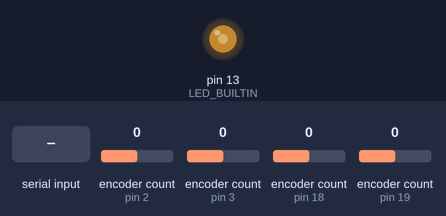
Recording of a sketch running on a simulated Arduino Mega 2560, built with avr-gcc and run on an emulated ATmega2560. On the bench: output pins drawn as LEDs (lit = HIGH). The test bench sets the inputs (shaded band); at power-on: encoder count (sensors on pin 2, pin 3, pin 18, pin 19) 0. EEPROM starts erased; what the sketch prints to the serial monitor is not drawn.

Above: at 1.2 s.
1.3 s: "r" received over Serial
4.3 s: encoder count (sensor on pin 2) set to 1
7.3 s: encoder count (sensor on pin 3) set to 1
10.3 s: encoder count (sensor on pin 18) set to 1
13.3 s: encoder count (sensor on pin 19) set to 1
16.3 s: encoder count (sensor on pin 2) set to 2
Timing chart, 0 to 20.3 s (numbered marks = the images above; inputs shaded):
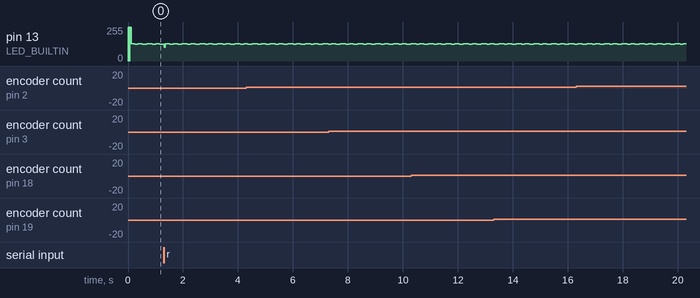

The sketch:

pidControl.ino
```cpp
#include <EEPROM.h>
#include <Encoder.h>
#include <Wire.h> // Arduino Wire library is required if I2Cdev I2CDEV_ARDUINO_WIRE implementation is used in I2Cdev.h
#include <Adafruit_MotorShield.h>
#include "utility/Adafruit_PWMServoDriver.h"

// misc variables
// #define DEBUG
bool spew = true;
bool driving = true;
bool blinkState = false;
unsigned char loopDuration = 10; // loop should last as close to x milliseconds as possible
unsigned long nextLoop = 0;
unsigned char j; // loop counter
static union {
  unsigned long currTime;
  byte currTimeBytes[4];
};
#define getSign(x) (x > 0) - (x < 0)

// encoder variables
// Change these two numbers to the pins connected to your encoder.
//   Best Performance: both pins have interrupt capability
//   Good Performance: only the first pin has interrupt capability
//   Low Performance:  neither pin has interrupt capability
Encoder enc0(2,10);
Encoder enc1(3,12);
Encoder enc2(18,16);
Encoder enc3(19,17);

// serial variables
HardwareSerial & sysSer = Serial3;
char inChar;

// encoder variables
long enc0old  = -999;
long enc1old = -999;
long enc2old = -999;
long enc3old = -999;
long enc0new = enc0.read();
long enc1new = enc1.read();
long enc2new = enc2.read();
long enc3new = enc3.read();

// motor variables
char mOutNames[] = {'a', 'b', 'c', 'd'};
int mOutVals[4];
double deadZone = 0.4;

// controller variables
const unsigned char numC = 14;
double constants[numC];
// a, b, c, d, e, k_p, P_phi, I_phi, D_phi, P_psi, I_psi, D_psi rollPsiSet pitchPsiSet
const char inChars[] = {'a', 'b', 'c', 'd', 'e', 'k', 'P','I','D','R','Y','H','r','p'};

// PITCH
// PSI
double pitchPsi = 0;
double pitchPsiSet = 0;
double pitchPsiError = 0, pitchPsiErrorLast1 = 0;
double pitchPsiErrorDeriv = 0;
// PHI -- set is always 0
double pitchPhi = 0;
double pitchPhiError = 0, pitchPhiErrorLast1 = 0, pitchPhiErrorLast2 = 0;
double pitchPhiErrorDeriv = 0;
double pitchPhiErrorInteg = 0;
// Commands / Voltages
double pitchVp = 0, pitchVpLast1 = 0, pitchVpLast2 = 0;
double pitchVv = 0;
double pitchVa = 0;

// ROLL
// PSI
double rollPsi = 0;
double rollPsiSet = 0;
double rollPsiError = 0, rollPsiErrorLast1 = 0;
double rollPsiErrorDeriv = 0;
// PHI -- set is always 0
double rollPhi = 0;
double rollPhiError = 0, rollPhiErrorLast1 = 0, rollPhiErrorLast2 = 0;
double rollPhiErrorDeriv = 0;
double rollPhiErrorInteg = 0;
// Commands / Voltages
double rollVp = 0, rollVpLast1 = 0, rollVpLast2 = 0;
double rollVv = 0;
double rollVa = 0;

// pointers to the values we're sending out for logging
double* outVals[] = {&pitchPsi, &pitchPhi, &pitchVa, &rollPsi, &rollPhi, &rollVa};

void setup() {
  sysSer.setTimeout(2);
  Serial.setTimeout(2);

  // initialize serial communication
  Serial.begin(250000);
  // sysSer.begin(250000);
  sysSer.begin(125000); // slower serial because optoisolator sucks
  stopMotors(); // kills motors

  // configure Arduino LED for heartbeat
  pinMode(LED_BUILTIN, OUTPUT);

  for (j = 0; j < numC; ++j) constants[j] = EEPROM_readDouble(4*j);

  nextLoop = millis() + loopDuration;
}

// long long startTime = 0;

void loop() {
  currTime = millis();
  if (currTime > nextLoop) {
    // startTime = micros();
    nextLoop += loopDuration;

    // blink LED to indicate activity
    blinkState = !blinkState;
    digitalWrite(LED_BUILTIN, blinkState);

    // takes 5.5 ms for accelerometer to get new data
    while (sysSer.available()) {
      inChar = sysSer.read();
      if (inChar == 'r') rollPhi = sysSer.parseFloat();
      else if (inChar == 'p') pitchPhi = sysSer.parseFloat();
    }

    // read constants from serial
    while (Serial.available()) {
      inChar = Serial.read();
      for (j = 0; j < numC; ++j) if (inChar == inChars[j]) EEPROM_writeDouble(j*4, constants[j] = Serial.parseFloat());
      if (inChar == 'z') {
        Serial.println();
        for (j = 0; j < numC; ++j) { Serial.print(inChars[j]); Serial.print("\t"); }
        Serial.println();
        for (j = 0; j < numC; ++j) { Serial.print(constants[j], 3); Serial.print("\t"); }
        Serial.println();
      }
      if (inChar == 'w') {
        spew = !spew;
      }
      if (inChar == 'x') {
        driving = !driving;
      }
    }

    // calculate phi errors
    rollPhiError = 0 - rollPhi;
    pitchPhiError = 0 - pitchPhi;

    if (abs(rollPhiError - rollPhiErrorLast1) > 0.5) { rollPhiError = 0; rollPhi = 0; }
    if (abs(pitchPhiError - pitchPhiErrorLast1) > 0.5) { pitchPhiError = 0; pitchPhi = 0; }

    // calculate phi error derivatives
    rollPhiErrorDeriv = 1000.0*(rollPhiError-rollPhiErrorLast1)/loopDuration;
    pitchPhiErrorDeriv = 1000.0*(pitchPhiError-pitchPhiErrorLast1)/loopDuration;

    // calculate phi error integrals
    rollPhiErrorInteg += rollPhiError;
    pitchPhiErrorInteg += pitchPhiError;

    // calculate psi and psi errors
    rollPsi = ticksToRadians(long((-enc0.read()-enc2.read())/2));
    // rollPsiError = rollPsi - rollPsiSet;
    rollPsiError = rollPsi - constants[12];
    pitchPsi = ticksToRadians(long((enc1.read()+enc3.read())/2));
    // pitchPsiError = pitchPsi - pitchPsiSet;
    pitchPsiError = pitchPsi - constants[13];

    // calculate psi error derivatives
    rollPsiErrorDeriv = 1000.0*(rollPsiError - rollPsiErrorLast1)/loopDuration;
    pitchPsiErrorDeriv = 1000.0*(pitchPsiError - pitchPsiErrorLast1)/loopDuration;

    // calculate control signals
    // control from phi
    rollVp = -constants[6]*rollPhiError - constants[7]*rollPhiErrorInteg - constants[8]*rollPhiErrorDeriv;
    // control from psi
    rollVp = rollVp -constants[9]*rollPsiError - constants[10]*0 - constants[11]*rollPsiErrorDeriv;
    // control from phi
    pitchVp = -constants[6]*pitchPhiError -constants[7]*pitchPhiErrorInteg - constants[8]*pitchPhiErrorDeriv;
    // control from psi
    pitchVp = pitchVp - constants[9]*pitchPsiError -constants[10]*0 - constants[11]*pitchPsiErrorDeriv;

    // rollVa = rollVp - (rollPhiError>0.15)?(0.3*constants[6]*(rollPhiError-0.15*getSign(rollPhiError))):0;
    // pitchVa = pitchVp - (rollPhiError>0.15)?(0.3*constants[6]*rollPhiError):0;
    rollVa = rollVp;
    pitchVa = pitchVp;

    // save current values for next loop
    // rollPhiErrorLast2 = rollPhiErrorLast1;
    // rollVpLast2 = rollVpLast1;
    // pitchPhiErrorLast2 = pitchPhiErrorLast1;
    // pitchVpLast2 = pitchVpLast1;
    rollPhiErrorLast1 = rollPhiError;
    rollVpLast1 = rollVp;
    pitchPhiErrorLast1 = pitchPhiError;
    pitchVpLast1 = pitchVp;
    rollPsiErrorLast1 = rollPsiError;
    pitchPsiErrorLast1 = pitchPsiError;

    // set motor control value array, doing sign conversion for motor orientation correction
    mOutVals[0] = coerce(voltageToMotorShield(fixDeadZone(rollVa)));
    mOutVals[2] = coerce(voltageToMotorShield(fixDeadZone(-rollVa)));
    mOutVals[1] = coerce(voltageToMotorShield(fixDeadZone(-pitchVa)));
    mOutVals[3] = coerce(voltageToMotorShield(fixDeadZone(pitchVa)));

    if (driving) {
      for (j = 0; j < 4; ++j) {
        sysSer.print(mOutNames[j]);
        sysSer.print(mOutVals[j]);
        // sysSer.write(mOutVals, 8);
      }
    } else {
      stopMotors();
    }
    if (spew){
      Serial.write(currTimeBytes, 4);
      for (j = 0; j < 6; ++j) Serial.write((byte*) outVals[j], 4);
    }

    // Serial.println((long) (micros() - startTime));
  }
}

void stopMotors(){
  for (j = 0; j < 4; ++j) {
    sysSer.print(mOutNames[j]);
    sysSer.print(0);
  }
}

double fixDeadZone(double in) {
  return in + deadZone*getSign(in);
}

int coerce(double in){
  if (in<-255){ return -255; }
  else if (in>255){ return 255; }
  else { return in; }
}

long long voltageToMotorShield(double voltage){
    return (long long) 255*(voltage/12.0);
}

double ticksToRadians(long ticks){
    return ticks*6.0*M_PI/1000.0;
}

void EEPROM_writeDouble(int ee, double value)
{
   byte* p = (byte*)(void*)&value;
   for (int i = 0; i < sizeof(value); i++)
       EEPROM.write(ee++, *p++);
}

double EEPROM_readDouble(int ee)
{
   double value = 0.0;
   byte* p = (byte*)(void*)&value;
   for (int i = 0; i < sizeof(value); i++)
       *p++ = EEPROM.read(ee++);
   return value;
}
```

Measured:
- by itself, pin 13 (LED_BUILTIN): repeats every 0.64 s: 124/255 0.16 s, 130/255 0.20 s, 124/255 0.12 s, 131/255 0.16 s
